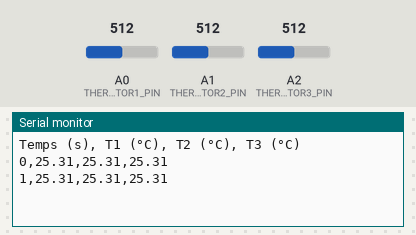
The sketch below on a simulated Arduino Uno, built with avr-gcc and run on an emulated ATmega328P. On the bench: the last lines printed to the serial monitor. Inputs (shaded band) come from the test bench; at power-on: A0 (THERMISTOR1_PIN) = 512, A1 (THERMISTOR2_PIN) = 512, A2 (THERMISTOR3_PIN) = 512.

Above: at 1.8 s.
1.9 s: A0 (THERMISTOR1_PIN) set to 0
At 2.7 s:
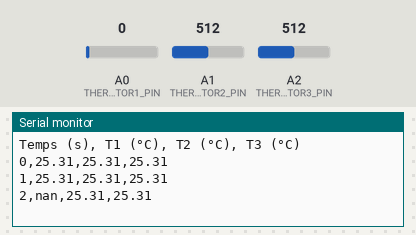
4.5 s: A1 (THERMISTOR2_PIN) set to 0
At 5.8 s:
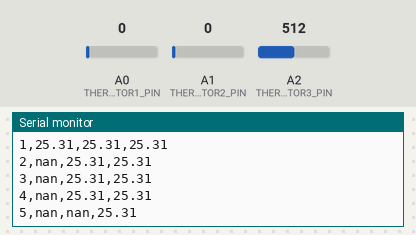
7.5 s: A2 (THERMISTOR3_PIN) set to 0
At 8.8 s:
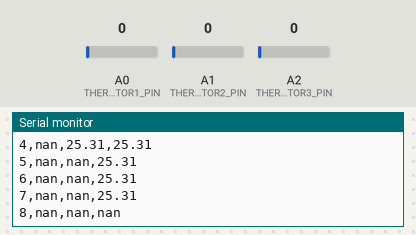
10.5 s: A0 (THERMISTOR1_PIN) set to 122
At 11.7 s:
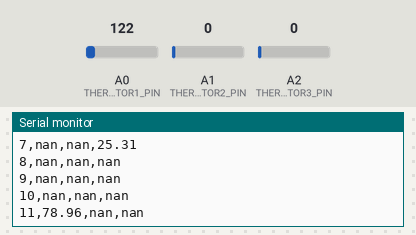
13.5 s: A1 (THERMISTOR2_PIN) set to 122
At 14.9 s:
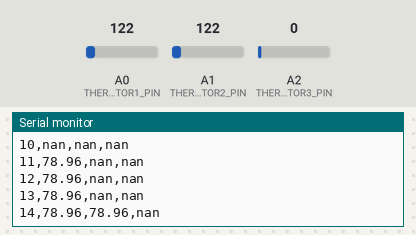
16.5 s: A0 (THERMISTOR1_PIN) set to 0
At 17.9 s:
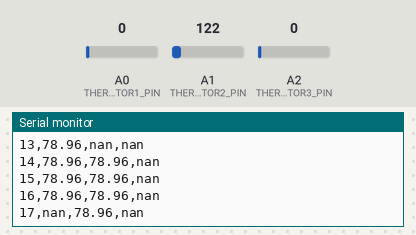
Timing chart, 0 to 19.5 s (numbered marks = the images above; inputs shaded):
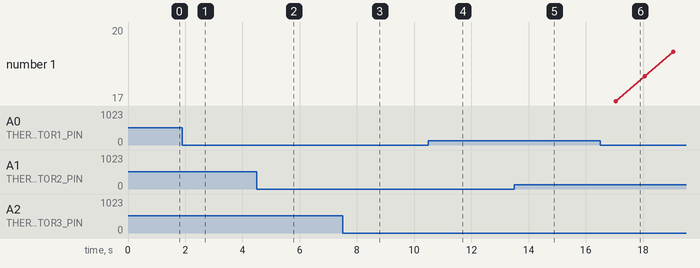

Measured:
- after the input at 1.9 s, the serial monitor: prints a new line after 0.11 s (image 1)
- after the input at 4.5 s, the serial monitor: prints a new line after 0.52 s (image 2)
- after the input at 7.5 s, the serial monitor: prints a new line after 0.53 s (image 3)
- after the input at 10.5 s, the serial monitor: prints a new line after 0.54 s (image 4)
- after the input at 13.5 s, the serial monitor: prints a new line after 0.54 s (image 5)
- after the input at 16.5 s, the serial monitor: prints a new line after 0.55 s (image 6)

The sketch:

arduino_lecture_temperature.ino
```cpp
// Configuration des broches des thermistances
const int THERMISTOR1_PIN = A0;
const int THERMISTOR2_PIN = A1;
const int THERMISTOR3_PIN = A2;

// Résistance pull-up et constante de la thermistance
const float R_PULLUP = 10000.0; // Résistance pull-up (10 kΩ)
const float R25 = 10000.0;      // Résistance nominale à 25 °C (10 kΩ)

// Coefficients pour le calcul de la température
const float A1_coeff = 0.00335;
const float B1_coeff = 0.00026;
const float C1_coeff = 2.6e-6;
const float D1_coeff = 6.3e-8;

// Fonction pour lire la tension
float lireTension(int pin) {
  int analogValue = analogRead(pin);
  return analogValue * (5.0 / 1023.0);
}

// Fonction pour calculer la résistance
float calculerResistance(float tension) {
  return (R_PULLUP * tension) / (5.0 - tension);
}

// Fonction pour calculer la température
float calculerTemperature(float resistance) {
  float lnR = log(resistance / R25);
  float temperatureKelvin = 1.0 / (A1_coeff + B1_coeff * lnR + C1_coeff * pow(lnR, 2) + D1_coeff * pow(lnR, 3));
  return temperatureKelvin - 273.15; // Conversion en °C
}

void setup() {
  // Initialisation du port série
  Serial.begin(9600);
  Serial.println("Temps (s), T1 (°C), T2 (°C), T3 (°C)"); // En-tête CSV
}

void loop() {
  static unsigned long startTime = millis();
  unsigned long elapsedTime = (millis() - startTime) / 1000; // Temps écoulé en secondes

  // Lecture des tensions
  float tension1 = lireTension(THERMISTOR1_PIN);
  float tension2 = lireTension(THERMISTOR2_PIN);
  float tension3 = lireTension(THERMISTOR3_PIN);

  // Calcul des résistances
  float resistance1 = calculerResistance(tension1);
  float resistance2 = calculerResistance(tension2);
  float resistance3 = calculerResistance(tension3);

  // Calcul des températures
  float temperature1 = calculerTemperature(resistance1);
  float temperature2 = calculerTemperature(resistance2);
  float temperature3 = calculerTemperature(resistance3);

  // Envoi des données au port série
  Serial.print(elapsedTime);
  Serial.print(",");
  Serial.print(temperature1);
  Serial.print(",");
  Serial.print(temperature2);
  Serial.print(",");
  Serial.println(temperature3);

  delay(1000); // Pause entre les mesures (1 seconde)
}
```
